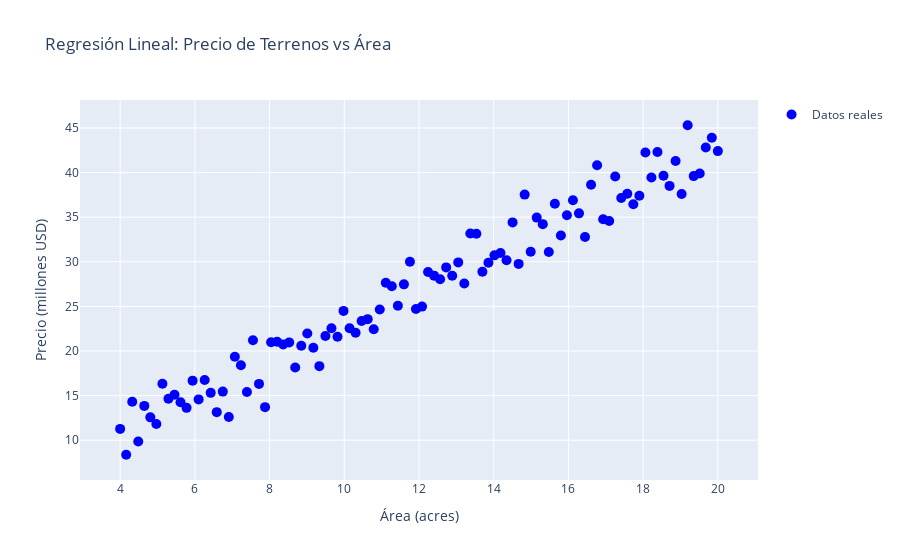

The cell this chart's notebook holds for it:
### Code cell
%%time
"""Graficando con plotly la regresión lineal"""
import plotly.graph_objects as go

fig = go.Figure()

# Datos reales
fig.add_trace(go.Scatter(
    x=X.flatten(), y=y,
    mode='markers',
    name='Datos reales',
    marker=dict(color='blue', size=10)
))

# Formato
fig.update_layout(
    title='Regresión Lineal: Precio de Terrenos vs Área',
    xaxis_title='Área (acres)',
    yaxis_title='Precio (millones USD)',
    showlegend=True
)

fig.show()
